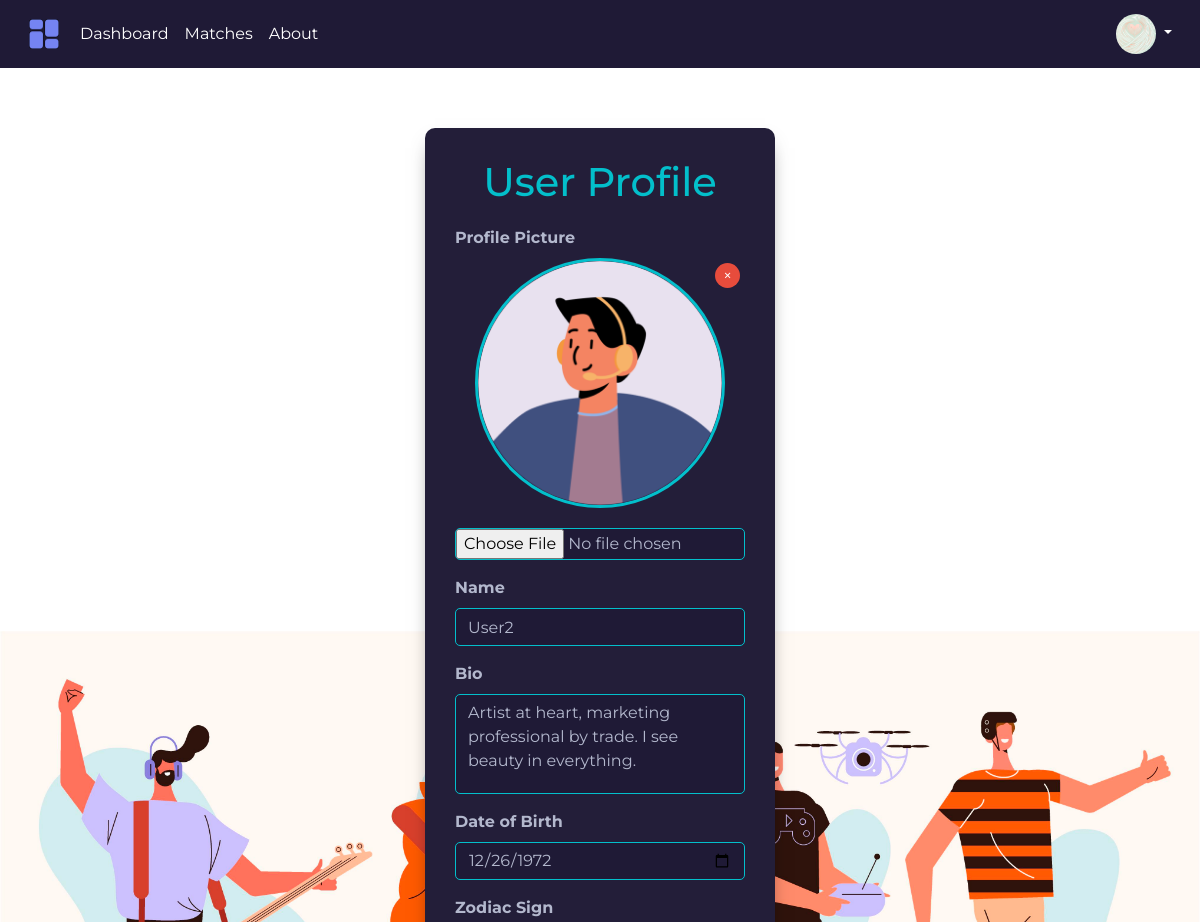
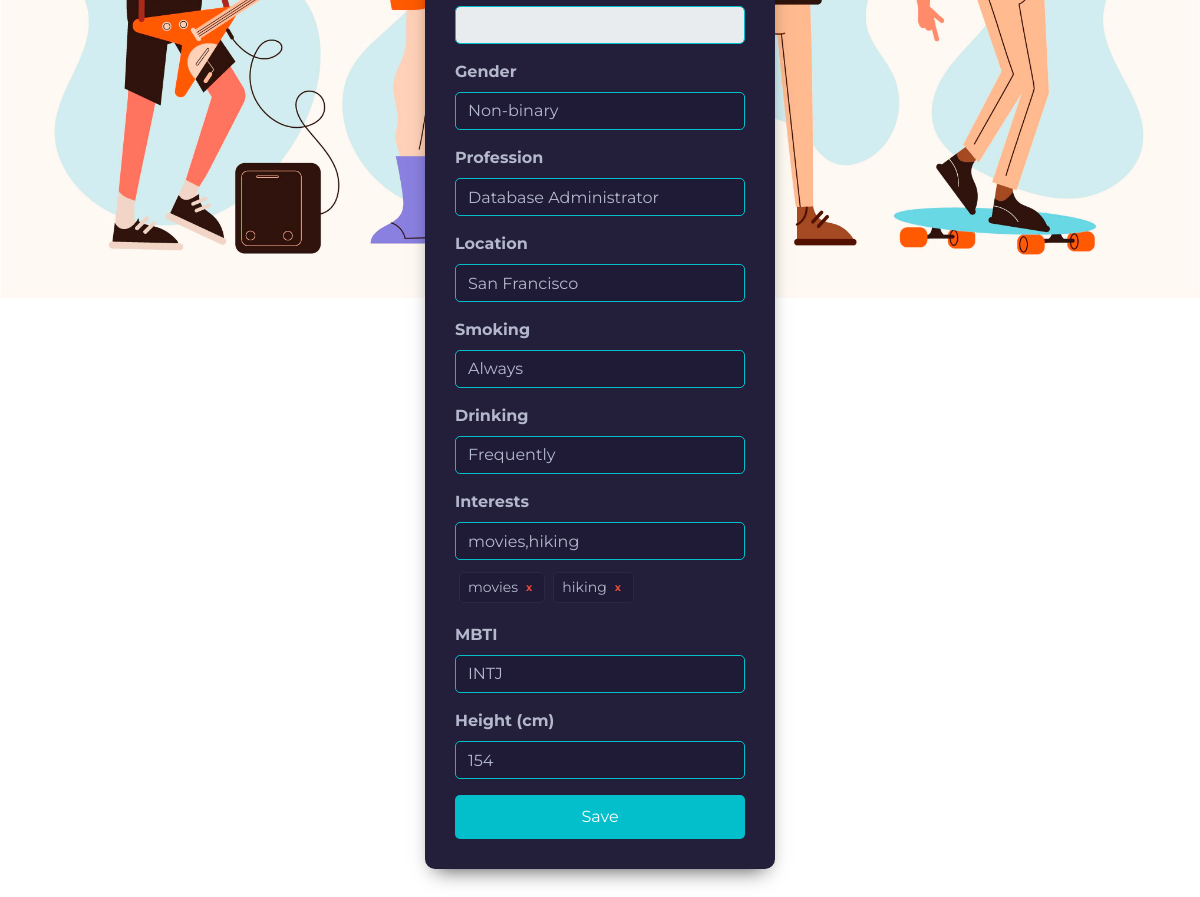
The app's page /profile/edit/2 with its own data (2 pictures, top to bottom).
### tables this page shows
CREATE TABLE users (
                user_id INTEGER PRIMARY KEY AUTOINCREMENT,
                name TEXT,
                birth_date TEXT,
                age INTEGER,
                gender TEXT,
                location TEXT,
                interests TEXT,
                smoking TEXT,
                drinking TEXT,
                zodiac_sign TEXT,
                mbti TEXT,
                profession TEXT,
                height INTEGER,
                bio TEXT,
                profile_pic TEXT
            );

### app.py (the view, shortened to what this page needs)
@app.route('/profile/edit/<int:user_id>', methods=['GET', 'POST'])
def edit_profile(user_id=1):
    if not is_user_authenticated():
        return redirect(url_for('login'))
    user = db.fetch_user(user_id)
    return render_template('registerProfile.html',
                           user=user,
                           Gender=Gender,
                           Options=Options,
                           ZodiacSign=ZodiacSign,
                           MBTITypes=MBTITypes,
                           fetch_logged_in_user_id=fetch_logged_in_user_id)

### app.py (called while the page is built)
def fetch_logged_in_user_id():
    return fetch_active_user()

@app.context_processor
def inject_user_id_image():
    logged_in_user = db.fetch_user(fetch_logged_in_user_id())
    if logged_in_user:
        user_profile_pic_url = f"/static/profile_pics/{logged_in_user.profile_pic}" if logged_in_user.profile_pic else "https://via.placeholder.com/40"
        return dict(fetch_logged_in_user_id=fetch_logged_in_user_id, user_profile_pic_url=user_profile_pic_url)
    return dict(fetch_logged_in_user_id=fetch_logged_in_user_id)

### flaskr/active_user.py (called while the page is built)
def fetch_active_user():
    if not os.path.exists(SESSION_FILE):
        return None
    with open(SESSION_FILE, 'r') as file:
        user_id = file.read().strip()
    return user_id if user_id else None

def is_user_authenticated():
    return fetch_active_user() is not None

### templates/registerProfile.html (shortened to what this page needs)
<!DOCTYPE html>
<html lang="en">
<head>
    <link rel="stylesheet" href="https://cdnjs.cloudflare.com/ajax/libs/font-awesome/4.7.0/css/font-awesome.min.css">
    <link rel="stylesheet" href="https://cdn.jsdelivr.net/npm/bootstrap@4.3.1/dist/css/bootstrap.min.css">
    <link rel="stylesheet" href="https://stackpath.bootstrapcdn.com/bootstrap/4.5.2/css/bootstrap.min.css">
</head>
<body>
{% include 'base.html' %}
<div class="container">
    <h1>User Profile</h1>
    <form id="profileForm" method="POST" enctype="multipart/form-data">
        <div class="form-group">
    <label for="profile_pic">Profile Picture</label>
    <div class="profile-pic-container">
        {% if user.profile_pic %}
            <img id="profile-pic" src="/static/profile_pics/{{user.profile_pic}}" class="profile-pic" alt="Profile Picture">
            <button type="button" id="remove-pic" class="remove-pic">&times;</button>
        {% else %}
            <img id="profile-pic" src="https://via.placeholder.com/150" class="profile-pic" alt="Profile Picture">
        {% endif %}
    </div>
    <input type="file" class="form-control-file mt-2" id="profile-pic-input" name="profile_pic"
           {% if not user.profile_pic %}required{% endif %}>
</div>
        <div class="form-group">
            <label for="name">Name</label>
            <input type="text" class="form-control" id="name" name="name" value="{{ user.name }}" required>
        </div>
        <div class="form-group">
            <label for="bio">Bio</label>
            <textarea class="form-control" id="bio" name="bio" required>{{ user.bio }}</textarea>
        </div>
        <div class="form-group">
            <label for="dob">Date of Birth</label>
            <input type="date" class="form-control" id="dob" name="dob" value="{{ user.birth_date }}" required>
        </div>
        <div class="form-group">
            <label for="zodiac_sign">Zodiac Sign</label>
            <input type="text" class="form-control" id="zodiac_sign" name="zodiac_sign" value="{{ user.zodiac_sign.value if user.zodiac_sign else '' }}"
                   readonly>
        </div>
        <div class="form-group">
            <label for="gender">Gender</label>
            <select class="form-control" id="gender" name="gender" required>
                {% for g in Gender %}
                <option value="{{ g.value }}" {% if user.gender== g.value %}selected{% endif %}>{{ g.value }}</option>
                {% endfor %}
            </select>
        </div>
        <div class="form-group">
            <label for="profession">Profession</label>
            <input type="text" class="form-control" id="profession" name="profession" value="{{ user.profession }}"
                   required>
        </div>
        <div class="form-group">
            <label for="location">Location</label>
            <input type="text" class="form-control" id="location" name="location" value="{{ user.location }}" required>
        </div>
        <div class="form-group">
            <label for="smoking">Smoking</label>
            <select class="form-control" id="smoking" name="smoking" required>
                {% for option in Options %}
                <option value="{{ option.value }}" {% if user.smoking== option.value %}selected{% endif %}>{{
                    option.value }}
                </option>
                {% endfor %}
            </select>
        </div>
        <div class="form-group">
            <label for="drinking">Drinking</label>
            <select class="form-control" id="drinking" name="drinking" required>
                {% for option in Options %}
                <option value="{{ option.value }}" {% if user.drinking== option.value %}selected{% endif %}>{{
                    option.value }}
                </option>
                {% endfor %}
            </select>
        </div>
        <div class="form-group">
            <label for="interests">Interests</label>
            <input type="text" class="form-control" id="interests-input" placeholder="Write Comma Separated interests"
                   name="interests" value="{{ ','.join(user.interests) }}" required>
            <div id="interests-list" class="mt-2">
            </div>
        </div>
        <div class="form-group">
            <label for="mbti">MBTI</label>
            <select class="form-control" id="mbti" name="mbti" required>
                {% for type in MBTITypes %}
                <option value="{{ type.value }}" {% if user.mbti== type.value %}selected{% endif %}>{{ type.value }}
                </option>
                {% endfor %}
            </select>
        </div>
        <div class="form-group">
            <label for="height">Height (cm)</label>
            <input type="number" class="form-control" id="height" name="height" value="{{ user.height }}" required>
        </div>
        <button type="submit" class="btn btn-primary">Save</button>
    </form>
</div>
</body>
</html>

### templates/registerProfile.html (style rules this page uses)
* { box-sizing: border-box; }
body { background-color: #FEF9F3; background: url("/static/5848183.jpg"); background-size: contain; background-position: center; background-repeat: no-repeat; font-family: Montserrat, sans-serif; display: flex; align-items: center; justify-content: center; flex-direction: column; min-height: 100vh; margin: 0; color: #B3B8CD; }
.container { margin: 5% auto; background-color: #231E39; border-radius: 10px; box-shadow: 0px 10px 20px -10px rgba(0, 0, 0, 0.75); padding: 30px; max-width: 600px; width: 350px; }
h1 { color: #03BFCB; text-align: center; margin-bottom: 20px; }
.form-group label { font-weight: bold; color: #B3B8CD; }
.form-control, .form-control-file, .form-control:disabled { background-color: #1F1A36; color: #B3B8CD; border: 1px solid #03BFCB; border-radius: 5px; }
.form-control::placeholder { color: #717a7e; }
.form-group textarea.form-control { resize: none; height: 100px; }
select.form-control { appearance: none; background-repeat: no-repeat; background-position: right 0.75rem center; background-size: 8px 10px; }
.profile-pic-container { position: relative; display: block; text-align: center; margin-bottom: 20px; }
.profile-pic { width: 250px; height: 250px; border-radius: 50%; object-fit: cover; border: 3px solid #03BFCB; }
.remove-pic { position: absolute; top: 5px; right: 5px; background-color: #E74C3C; color: white; border: none; border-radius: 50%; width: 25px; height: 25px; cursor: pointer; }
button.btn-primary { background-color: #03BFCB; border: none; padding: 10px 20px; border-radius: 5px; width: 100%; }

### records on screen
users: profile_pic (picture), name "User2", bio "Artist at heart, marketing professional by trade. I see beauty in everything.", dob "12/26/1972", gender "Non-binary", profession "Database Administrator", location "San Francisco", smoking "Always", drinking "Frequently", mbti "INTJ", height "154"
